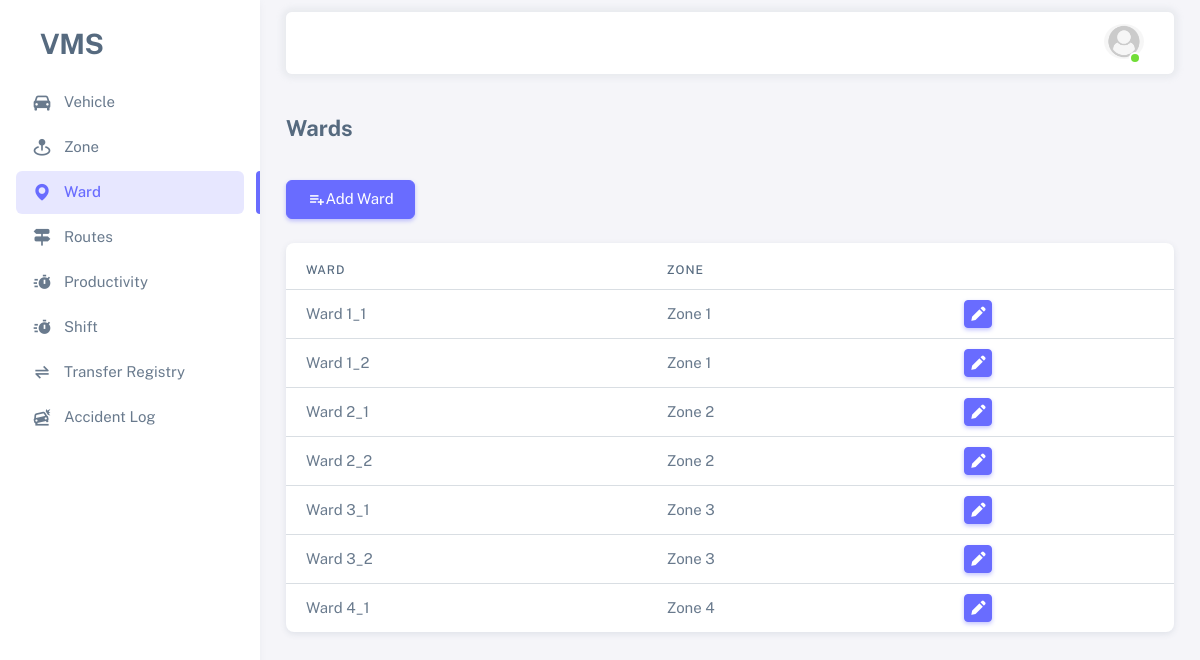
Page /ward-list/ (signed in) on the committed database.
### vms_app/models.py (models this page shows, shortened)
class Ward(models.Model):
    ward_name = models.CharField(max_length=50, unique=True)
    zone = models.ForeignKey(Zone, related_name='contained_wards_set', on_delete=models.PROTECT)
    is_active = models.BooleanField(default=True)

class Zone(models.Model):
    zone_name = models.CharField(max_length=50, unique=True)
    is_active = models.BooleanField(default=True)
    def __str__(self):
        return self.zone_name

### vms_app/views.py (the view)
# urls.py: path('ward-list/', views.ward_list, name='ward_list'),
@login_required(login_url='login')
@active_required
def ward_list(request):
    wards = Ward.objects.all()
    context = {
        "wards": wards,
        "menu": "menu-ward"
    }
    return render(request, 'vms_app/ward_list.html', context)

### vms_app/templates/vms_app/ward_list.html
{% extends 'base.html' %}
{% block content %}
    <h4 class="fw-bold py-3 mb-4">Wards</h4>
    <div class="row">
        <div class="col-auto">
            <a href="{% url 'create_ward' %}" class="btn btn-primary">
                <span class="tf-icons bx bx-list-plus"></span> Add Ward
            </a>
        </div>
    </div>
    <div class="card mt-4">
        <div class="table-responsive text-nowrap mt-2">
            <table class="table">
                <thead>
                <tr>
                    <th>Ward</th>
                    <th>Zone</th>
                    <th></th>
                </tr>
                </thead>
                <tbody class="table-border-bottom-0">
                {% for ward in wards %}
                    <tr>
                        <td>{{ ward.ward_name }}</td>
                        <td>{{ ward.zone }}</td>
                        <td>
                            <a href="{% url 'edit_ward' ward.id %}" class="btn btn-primary btn-sm btn-icon"><i class="bx bxs-pencil"></i></a>
                        </td>
                    </tr>
                {% endfor %}
                </tbody>
            </table>
        </div>
    </div>
{% endblock content %}

### templates/base.html (shortened to what this page needs)
<!DOCTYPE html>
{% load static %}
<html
        lang="en"
        class="light-style layout-menu-fixed"
        dir="ltr"
        data-theme="theme-default"
        data-assets-path="{% static "assets/" %}"
        data-template="vertical-menu-template-free"
>
<head>
    <link rel="stylesheet" href="{% static "assets/vendor/fonts/boxicons.css" %}"/>
    <link rel="stylesheet" href="{% static "assets/vendor/css/core.css" %}" class="template-customizer-core-css"/>
    <link rel="stylesheet" href="{% static "assets/vendor/css/theme-default.css" %}"
          class="template-customizer-theme-css"/>
    <link rel="stylesheet" href="{% static "assets/css/demo.css" %}"/>
    <link rel="stylesheet" href="{% static "assets/vendor/libs/perfect-scrollbar/perfect-scrollbar.css" %}"/>
    <link rel="stylesheet" href="{% static "assets/vendor/libs/apex-charts/apex-charts.css" %}"/>
    <link rel="stylesheet" href="https://cdn.jsdelivr.net/npm/bootstrap-icons@1.11.3/font/bootstrap-icons.min.css">
    <link href="https://cdn.datatables.net/1.13.7/css/dataTables.bootstrap5.min.css" rel="stylesheet">
</head>
<body>
<div class="layout-wrapper layout-content-navbar">
    <div class="layout-container">
        <aside id="layout-menu" class="layout-menu menu-vertical menu bg-menu-theme">
            <div class="app-brand demo">
                <a href="{% url "home" %}" class="app-brand-link">
                    <span class="app-brand-text demo menu-text fw-bolder ms-2">VMS</span>
                </a>
            </div>
            <ul class="menu-inner py-1">
                <li class="menu-item" id="menu-vehicle">
                    <a href="{% url "home" %}" class="menu-link">
                        <i class="menu-icon tf-icons bx bxs-car"></i>
                        <div data-i18n="Vehicle">Vehicle</div>
                    </a>
                </li>
                <li class="menu-item" id="menu-zone">
                    <a href="{% url "zone_list" %}" class="menu-link">
                        <i class="menu-icon tf-icons bx bxs-map-pin"></i>
                        <div data-i18n="Routes">Zone</div>
                    </a>
                </li>
                <li class="menu-item" id="menu-ward">
                    <a href="{% url "ward_list" %}" class="menu-link">
                        <i class="menu-icon tf-icons bx bxs-map"></i>
                        <div data-i18n="Routes">Ward</div>
                    </a>
                </li>
                <li class="menu-item" id="menu-route">
                    <a href="{% url "route_list" %}" class="menu-link">
                        <i class="menu-icon tf-icons bx bxs-directions"></i>
                        <div data-i18n="Routes">Routes</div>
                    </a>
                </li>
                <li class="menu-item" id="menu-productivity">
                    <a href="{% url "productivity_list" %}" class="menu-link">
                        <i class="menu-icon tf-icons bx bxs-timer"></i>
                        <div data-i18n="Routes">Productivity</div>
                    </a>
                </li>
                <li class="menu-item" id="menu-shift">
                    <a href="{% url "shift_list" %}" class="menu-link">
                        <i class="menu-icon tf-icons bx bxs-timer"></i>
                        <div data-i18n="Routes">Shift</div>
                    </a>
                </li>
                <li class="menu-item" id="menu-transfer-registry">
                    <a href="{% url "transfer_register_view" %}" class="menu-link">
                        <i class="menu-icon tf-icons bx bx-transfer-alt"></i>
                        <div data-i18n="Routes">Transfer Registry</div>
                    </a>
                </li>
                <li class="menu-item" id="menu-accident-logs">
                    <a href="{% url "accident_log_view" %}" class="menu-link">
                        <i class="menu-icon tf-icons bx bxs-car-crash"></i>
                        <div data-i18n="Routes">Accident Log</div>
                    </a>
                </li>
            </ul>
        </aside>
        <div class="layout-page">
            <nav class="layout-navbar container-xxl navbar navbar-expand-xl navbar-detached align-items-center bg-navbar-theme"
                 id="layout-navbar">
                <div class="navbar-nav-right d-flex align-items-center" id="navbar-collapse">
                    <ul class="navbar-nav flex-row align-items-center ms-auto">
                        <li class="nav-item navbar-dropdown dropdown-user dropdown">
                            <a class="nav-link dropdown-toggle hide-arrow" href="javascript:void(0);"
                               data-bs-toggle="dropdown">
                                <div class="avatar avatar-online">
                                    <img src="
                                            {% if request.user.image %}{{ request.user.image.url }}{% else %}{% static "assets/img/avatars/default.png" %}{% endif %}"
                                         width="50px" alt class="w-px-40 h-auto rounded-circle"/>
                                </div>
                            </a>
                        </li>
                    </ul>
                </div>
            </nav>
            <div class="content-wrapper">
                <div class="container-xxl flex-grow-1 container-p-y">
                    {% block content %}
                    {% endblock content %}
                </div>
            </div>
        </div>
    </div>
</div>
</body>
</html>

### static/assets/css/demo.css (style rules this page uses)
.menu .app-brand.demo { height: 64px; margin-top: 12px; }
.app-brand-text.demo { font-size: 1.75rem; letter-spacing: -0.5px; }

### rows in the picture
Ward: ward_name "Ward 1_1", zone "Zone 1"
Ward: ward_name "Ward 1_2", zone "Zone 1"
Ward: ward_name "Ward 2_1", zone "Zone 2"
Ward: ward_name "Ward 2_2", zone "Zone 2"
Ward: ward_name "Ward 3_1", zone "Zone 3"
Ward: ward_name "Ward 3_2", zone "Zone 3"
Ward: ward_name "Ward 4_1", zone "Zone 4"
